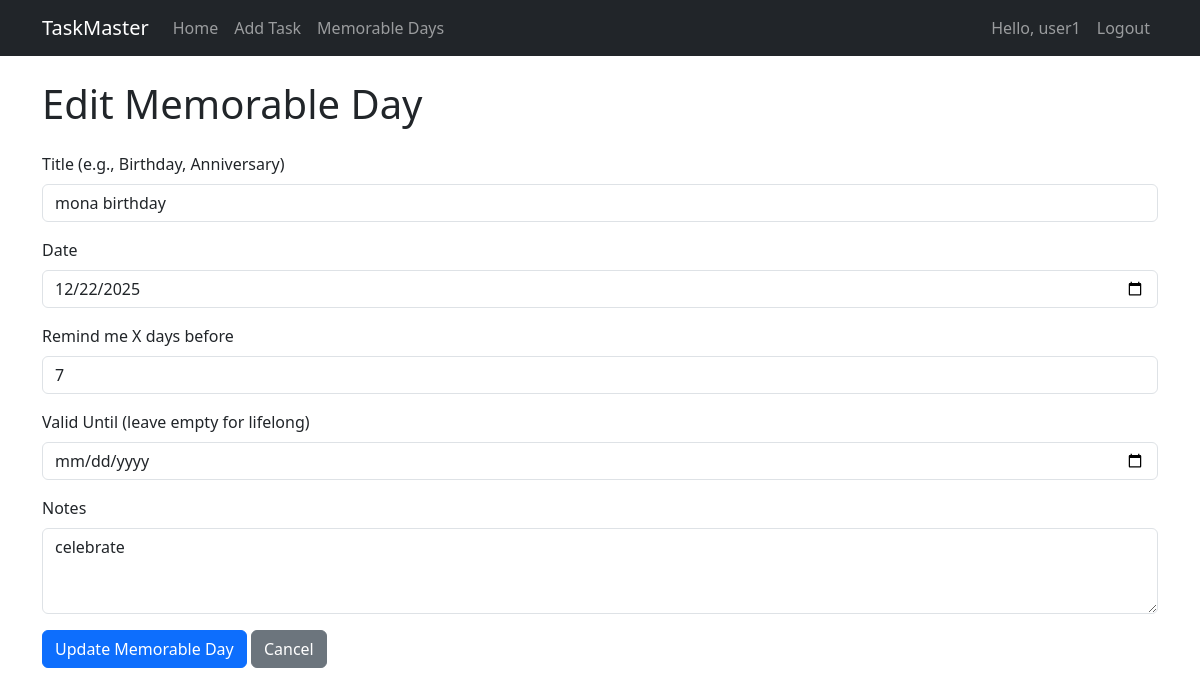
Page /memorable-day/edit/1 (signed in) on the committed database.
### models.py (models this page shows, shortened)
class User(UserMixin, db.Model):
    __tablename__ = 'users'
    id = db.Column(db.Integer, primary_key=True)
    username = db.Column(db.String(64), index=True, unique=True)
    email = db.Column(db.String(120), index=True, unique=True)
    password_hash = db.Column(db.String(128))
    tasks = db.relationship('Task', backref='author', lazy='dynamic')

class MemorableDay(db.Model):
    __tablename__ = 'memorable_days'
    id = db.Column(db.Integer, primary_key=True)
    title = db.Column(db.String(140))
    date = db.Column(db.Date)
    reminder_days_before = db.Column(db.Integer)  # How many days before to remind
    user_id = db.Column(db.Integer, db.ForeignKey('users.id'))
    notes = db.Column(db.Text)
    created_at = db.Column(db.DateTime, default=datetime.utcnow)
    valid_until = db.Column(db.Date)

### app.py (the view, shortened to what this page needs)
@app.route('/memorable-day/edit/<int:day_id>', methods=['GET', 'POST'])
@login_required
def edit_memorable_day(day_id):
    memorable_day = MemorableDay.query.get_or_404(day_id)
    if memorable_day.user_id != current_user.id:
        flash('You cannot edit this memorable day', 'error')
        return redirect(url_for('memorable_days'))
    date_formatted = memorable_day.date.strftime('%Y-%m-%d') if memorable_day.date else ''
    valid_until_formatted = memorable_day.valid_until.strftime('%Y-%m-%d') if memorable_day.valid_until else ''
    return render_template('edit_memorable_day.html',
                         memorable_day=memorable_day,
                         date_formatted=date_formatted,
                         valid_until_formatted=valid_until_formatted)

### app.py (called while the page is built)
@login_manager.user_loader
def load_user(user_id):
    return User.query.get(int(user_id))

### templates/edit_memorable_day.html (shortened to what this page needs)
{% extends "base.html" %}
{% block content %}
    <h1 class="mb-4">Edit Memorable Day</h1>
    <form method="POST" action="{{ url_for('edit_memorable_day', day_id=memorable_day.id) }}">
        <div class="mb-3">
            <label for="title" class="form-label">Title (e.g., Birthday, Anniversary)</label>
            <input type="text" class="form-control" id="title" name="title" value="{{ memorable_day.title }}" required>
        </div>
        <div class="mb-3">
            <label for="date" class="form-label">Date</label>
            <input type="date" class="form-control" id="date" name="date" value="{{ date_formatted }}" required>
        </div>
        <div class="mb-3">
            <label for="reminder_days_before" class="form-label">Remind me X days before</label>
            <input type="number" class="form-control" id="reminder_days_before" name="reminder_days_before" min="1" value="{{ memorable_day.reminder_days_before }}" required>
        </div>
        <div class="mb-3">
            <label for="valid_until" class="form-label">Valid Until (leave empty for lifelong)</label>
            <input type="date" class="form-control" id="valid_until" name="valid_until">
        </div>
        <div class="mb-3">
            <label for="notes" class="form-label">Notes</label>
            <textarea class="form-control" id="notes" name="notes" rows="3">{{ memorable_day.notes }}</textarea>
        </div>
        <button type="submit" class="btn btn-primary">Update Memorable Day</button>
        <a href="{{ url_for('memorable_days') }}" class="btn btn-secondary">Cancel</a>
    </form>
{% endblock %}

### templates/base.html (shortened to what this page needs)
<!DOCTYPE html>
<html lang="en">
<head>
    <link href="https://cdn.jsdelivr.net/npm/bootstrap@5.3.0/dist/css/bootstrap.min.css" rel="stylesheet">
</head>
<body>
    <nav class="navbar navbar-expand-lg navbar-dark bg-dark">
        <div class="container">
            <a class="navbar-brand" href="{{ url_for('index') }}">TaskMaster</a>
            <div class="collapse navbar-collapse" id="navbarNav">
                <ul class="navbar-nav me-auto">
                    {% if current_user.is_authenticated %}
                        <li class="nav-item">
                            <a class="nav-link" href="{{ url_for('index') }}">Home</a>
                        </li>
                        <li class="nav-item">
                            <a class="nav-link" href="{{ url_for('add_task') }}">Add Task</a>
                        </li>
                        <li class="nav-item">
                            <a class="nav-link" href="{{ url_for('memorable_days') }}">Memorable Days</a>
                        </li>
                    {% endif %}
                </ul>
                <ul class="navbar-nav">
                    {% if current_user.is_authenticated %}
                        <li class="nav-item">
                            <span class="nav-link">Hello, {{ current_user.username }}</span>
                        </li>
                        <li class="nav-item">
                            <a class="nav-link" href="{{ url_for('logout') }}">Logout</a>
                        </li>
                    {% endif %}
                </ul>
            </div>
        </div>
    </nav>
    <div class="container mt-4">
        {% block content %}{% endblock %}
    </div>
</body>
</html>

### rows in the picture
User: username "user1"
MemorableDay: title "mona birthday", reminder_days_before "7", notes "celebrate"
